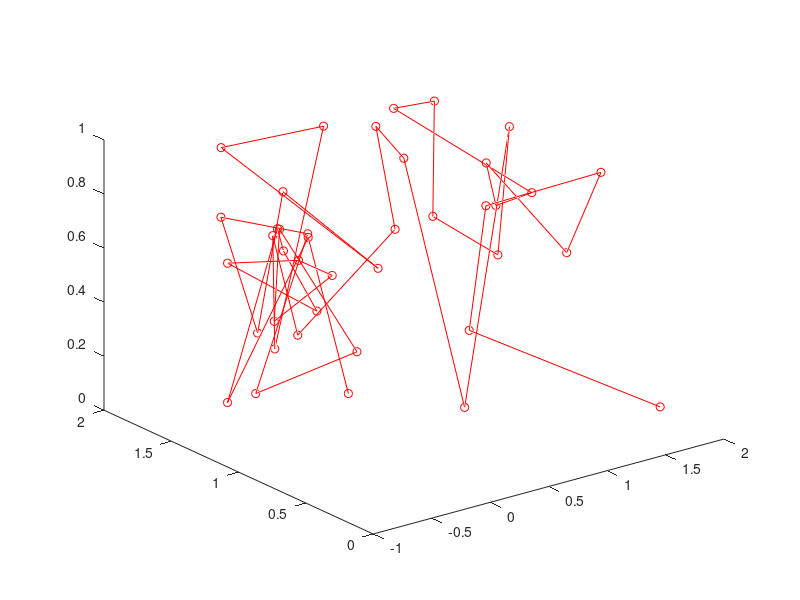

Source code (MATLAB): (Note: this script raises an error after producing the figure.)
%% Testing Energies

%% Construct agent curves
revolutions = 0.5;
nodes = 40;
theta = linspace(0, 2*pi*revolutions, nodes)';

t = linspace(0,10, nodes)';
x = cos(theta)  + rand(numel(t),1);
y = sin(theta) +  rand(numel(t),1);
z = 0*theta +  rand(numel(t),1);

x1 = x;
y1 = z;
z1 = y;

plot3(x,y,z,'ro-');

A = [x';y';z';t'];
fA = reshape(A, [1, numel(A)])';
B = [x1';y1';z1';t'];
fB = reshape(B, [1, numel(B)])';
Q = [fA fB]; %flattened agent cols

%% Get the traditional KE
a1KE = kineticEnergy(Q, 1);
a1KE

%% Get new KE
%% psi(S) - L:(RS - F)
[F, Fblocks] = makeF(Q,Q,1);
[R, Rblocks, Sf, Sfblocks] = makeRS(Fblocks);
[Sq, Sqblocks] = makeS(Q,1);
sum(sum(F - R*Sq));
psi1 = Psi(Sqblocks);
psi1


%% Make def Grad F
% 4x4 matrix F = dx*dX' / l0 for each segment
function[F, Fblocks] = makeF(Qn, Q0,i)
    q0_i = Q0(:, i); %4*nodes
    qn_i = Qn(:, i); %4*nodes
    dX = reshape(q0_i(5:end) - q0_i(1:end -4), 4, numel(q0_i)/4-1)';
    dx = reshape(qn_i(5:end) - qn_i(1:end -4), 4, numel(qn_i)/4-1)';
    l0 = sum(dX.*dX, 2);
    Fblocks = {};
    for i=1:size(dX,1)
        Fblocks{i} = (dx(i,:)'*dX(i,:))/l0(i);
    end
    F = blkdiag(Fblocks{:});
    
    %A =  reshape(dX', 1, numel(dX))';
    % A - F*A should be 0
end
%% Compute Psi(KE) from strains
function [e] = Psi(Sblocks)
    e =0;
    m = 1; %hard coded masses
    for i=1:size(Sblocks,2)
        S = Sblocks{i};
        e = e + 0.5*m*(S(1,1)^2 + S(2,2)^2 + S(3,3)^2)/S(4,4);
    end
end

%% Solve procrustes for 4x4 R
function [R, Rblocks,S, Sblocks] = makeRS(Fblocks)
    Rblocks = {};
    Sblocks = {};
    for i=1:size(Fblocks,2)
        [u,s,v] = svd(Fblocks{i});
        % compute polar decomposition of F
        % into rot/strain components
        rot = u*v';
        strain = v*s*v'; %symmetric straing
        Rblocks{i} = rot;
        Sblocks{i} = strain;
    end
    R = blkdiag(Rblocks{:});
    S = blkdiag(Sblocks{:});

end

%% Make Diag Strain matrix from Q
function [S, Sblocks] = makeS(Q, i)
    q_i = Q(:, i); %4*nodes
    dx = reshape(q_i(5:end) - q_i(1:end -4), 4, numel(q_i)/4-1)';
    for i=1:size(dx,1)
        Sblocks{i} = diag(dx(i,1:4));
    end
    S = blkdiag(Sblocks{:});
end
%% Traditional KE Function
function [e] = kineticEnergy(Q, i)
    %various fun path energies, I'll use principle of least action becase I like it
    %kinetic energy of curve integrated along piecewise linear segment is 
    % 0.5*dx'*dx./dt
    m = 1; % constant mass
    q_i = Q(:, i); %4*nodes
    dx = reshape(q_i(5:end) - q_i(1:end -4), 4, numel(q_i)/4-1)';

    e = 0.5*m*sum(sum(dx(:, 1:3).*dx(:,1:3),2)./dx(:,4)); %kinetic energy
end